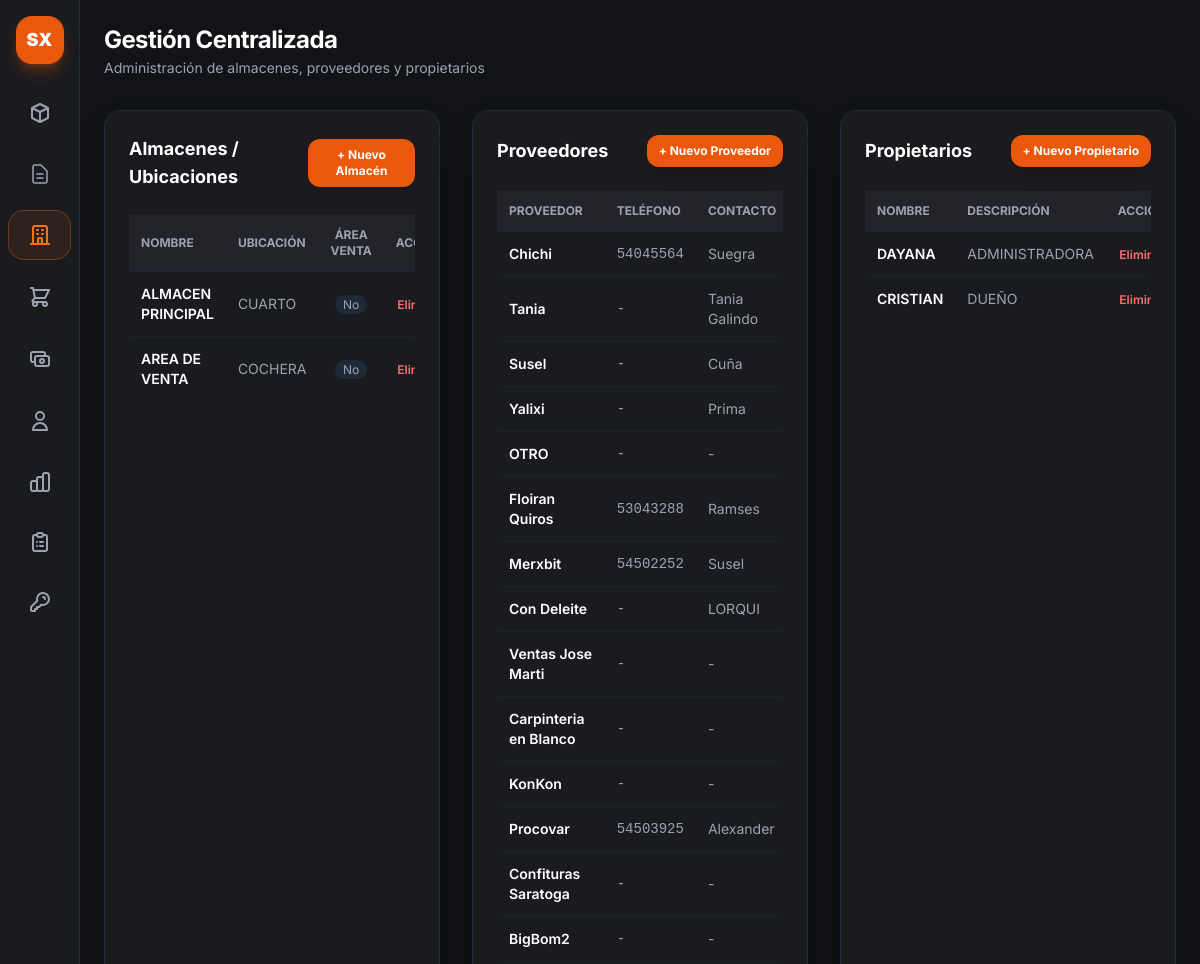
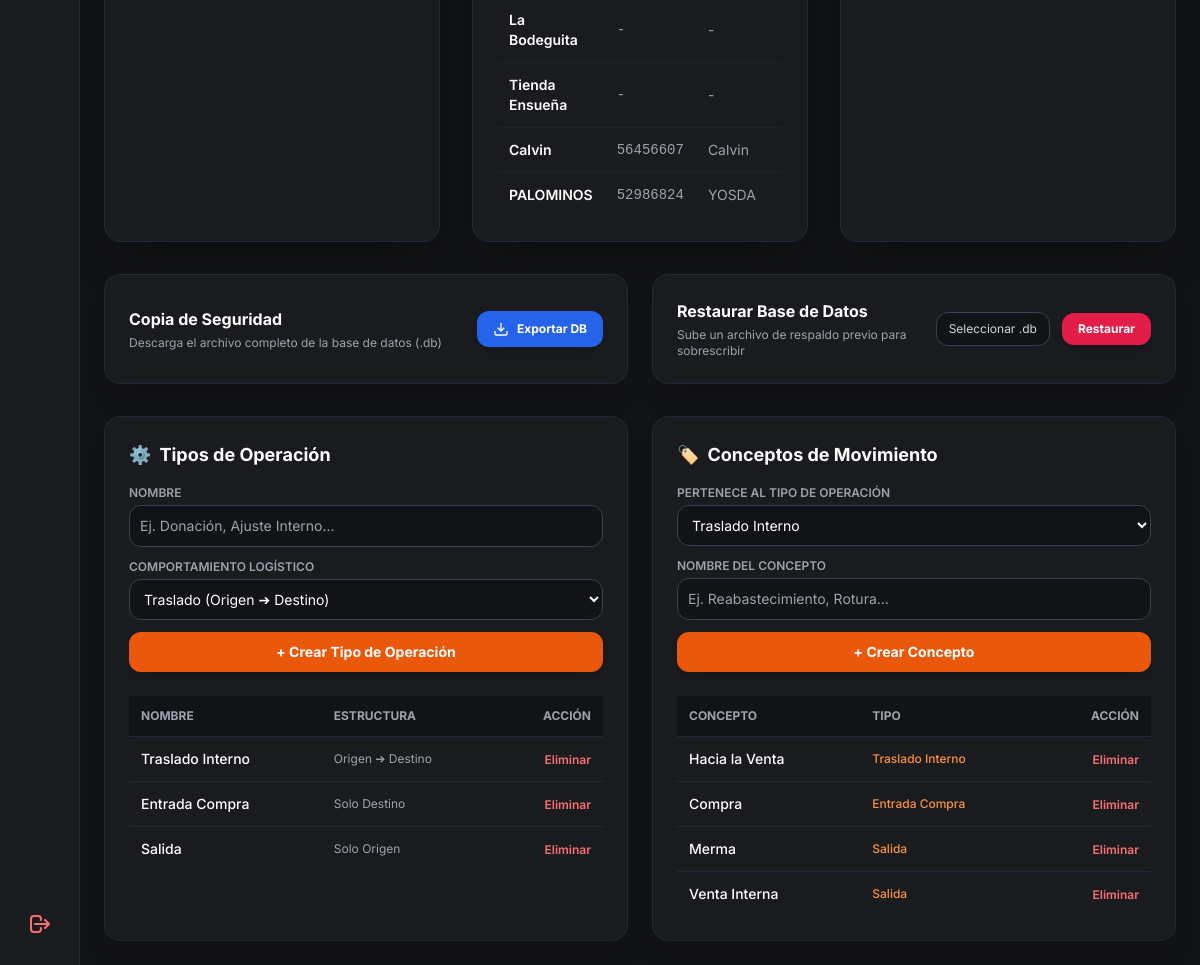
Page /admin/gestion-entidades (signed in) on the earlier database version (2 pictures, top to bottom).
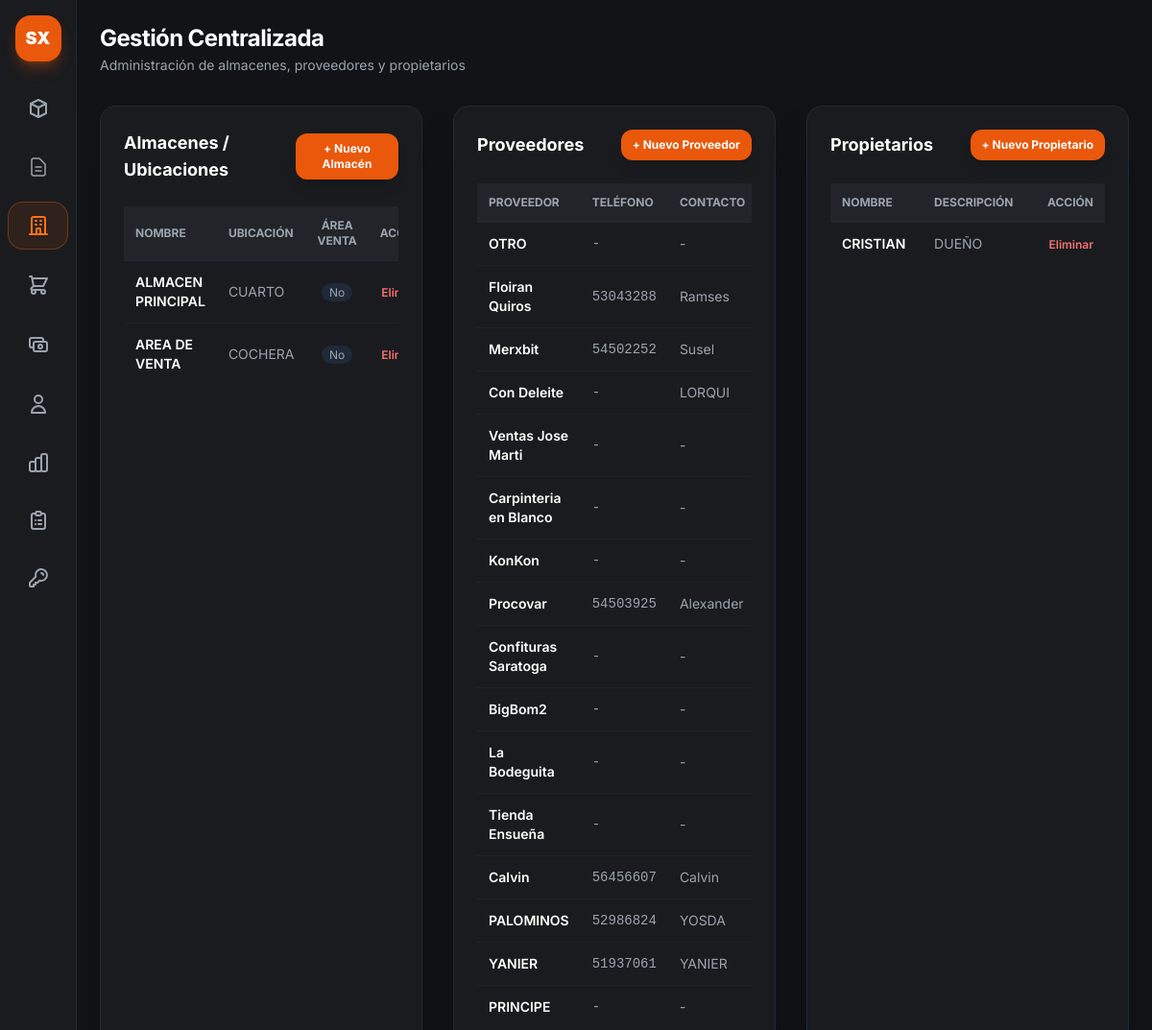
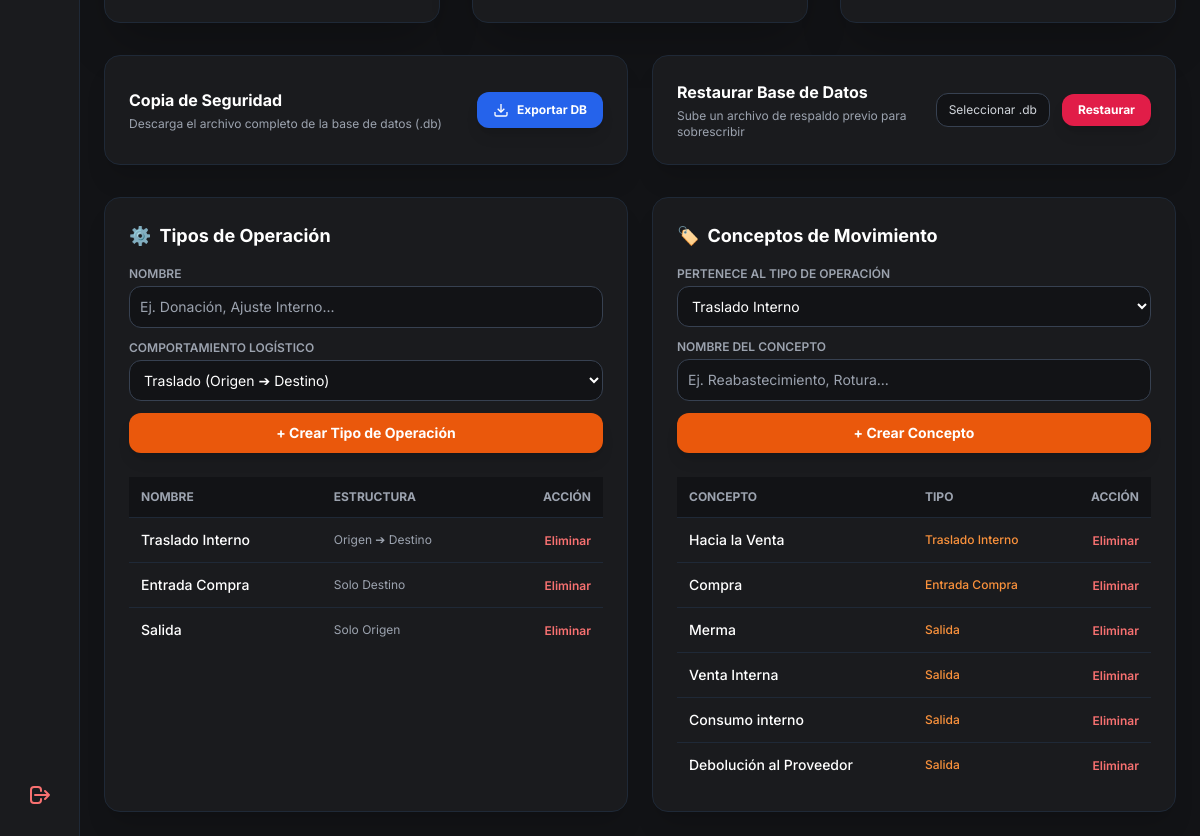
Same page on the later database version (2 pictures, top to bottom).
### app.py (models this page shows)
class Almacen(db.Model):
    __tablename__ = 'almacenes'
    id = db.Column(db.Integer, primary_key=True)
    nombre = db.Column(db.String(100), nullable=False, unique=True)
    ubicacion = db.Column(db.String(150), nullable=True)
    es_area_venta = db.Column(db.Boolean, default=False)
    stocks = db.relationship('StockAlmacen', backref='almacen', cascade="all, delete-orphan", lazy=True)

class Proveedor(db.Model):
    __tablename__ = 'proveedores'
    id = db.Column(db.Integer, primary_key=True)
    nombre = db.Column(db.String(100), nullable=False, unique=True)
    telefono = db.Column(db.String(30), nullable=True)
    contacto = db.Column(db.String(100), nullable=True)

class Propietario(db.Model):
    __tablename__ = 'propietarios'
    id = db.Column(db.Integer, primary_key=True)
    nombre = db.Column(db.String(100), nullable=False, unique=True)
    descripcion = db.Column(db.String(200))
    productos = db.relationship('Producto', backref='propietario', lazy=True)

class TipoOperacion(db.Model):
    __tablename__ = 'tipos_operacion'
    id = db.Column(db.Integer, primary_key=True)
    nombre = db.Column(db.String(50), nullable=False) # Ej: "Traslado Interno", "Entrada de Inventario", "Salida / Ajuste"
    codigo = db.Column(db.String(20), unique=True, nullable=False) # 'traslado', 'entrada', 'salida'
    requiere_origen = db.Column(db.Boolean, default=True)
    requiere_destino = db.Column(db.Boolean, default=True)
    conceptos = db.relationship('ConceptoMovimiento', backref='tipo', cascade='all, delete-orphan', lazy=True)

class ConceptoMovimiento(db.Model):
    __tablename__ = 'conceptos_movimiento'
    id = db.Column(db.Integer, primary_key=True)
    nombre = db.Column(db.String(100), nullable=False)
    tipo_id = db.Column(db.Integer, db.ForeignKey('tipos_operacion.id'), nullable=False)

### app.py (the view)
@app.route('/admin/gestion-entidades', methods=['GET'])
def vista_gestion_entidades():
    if 'user' not in session or session.get('rol') != 'admin':
        return redirect(url_for('login'))
    almacenes = Almacen.query.all()
    proveedores = Proveedor.query.all()
    tipos_operacion = TipoOperacion.query.all()
    conceptos = ConceptoMovimiento.query.all()
    propietarios = Propietario.query.all()
    return render_template(
        'admin_gestion.html',
        almacenes=almacenes,
        proveedores=proveedores,
        tipos_operacion=tipos_operacion,
        conceptos=conceptos,
        propietarios = propietarios
    )

### app.py (called while the page is built)
@app.context_processor
def inject_today():
    return {'hoy': date.today()}

### templates/admin_gestion.html (shortened to what the changed rows need)
{% extends "base.html" %}
{% block content %}
<main class="p-6 space-y-8 flex-1 overflow-y-auto">
    <header class="flex justify-between items-center">
        <div>
            <h1 class="text-2xl font-bold text-white tracking-tight">Gestión Centralizada</h1>
        </div>
    </header>
    <div class="grid grid-cols-1 lg:grid-cols-3 gap-8">
        <section class="bg-[#1a1b1e] border border-gray-800 rounded-2xl p-6 shadow-2xl flex flex-col justify-between">
            <div>
                <div class="flex justify-between items-center mb-6">
                    <h2 class="text-lg font-bold text-white">Almacenes / Ubicaciones</h2>
                </div>
                <div class="overflow-x-auto">
                    <table class="w-full text-left border-collapse text-sm">
                        <thead>
                            <tr class="border-b border-gray-800 text-xs font-semibold text-gray-400 uppercase bg-[#222429]">
                                <th class="p-3">Nombre</th>
                                <th class="p-3">Ubicación</th>
                                <th class="p-3 text-center">Área Venta</th>
                                <th class="p-3 text-right">Acción</th>
                            </tr>
                        </thead>
                        <tbody class="divide-y divide-gray-800/60">
                            {% for a in almacenes %}
                            <tr class="hover:bg-gray-800/30">
                                <td class="p-3 font-semibold text-white">{{ a.nombre }}</td>
                                <td class="p-3 text-gray-400">{{ a.ubicacion if a.ubicacion else '-' }}</td>
                                <td class="p-3 text-center">
                                    {% if a.es_area_venta %}
                                    <span class="px-2 py-0.5 text-xs bg-green-500/10 text-green-400 border border-green-500/20 rounded-full">Sí</span>
                                    {% else %}
                                    <span class="px-2 py-0.5 text-xs bg-gray-800 text-gray-400 rounded-full">No</span>
                                    {% endif %}
                                </td>
                                <td class="p-3 text-right">
                                    <form action="{{ url_for('eliminar_almacen', id=a.id) }}" method="POST"
                                        onsubmit="return confirm('¿Eliminar almacén?');">
                                        <button type="submit" class="text-red-400 hover:text-red-300 text-xs font-semibold">Eliminar</button>
                                    </form>
                                </td>
                            </tr>
                            {% else %}
                            <tr>
                                <td colspan="4" class="p-4 text-center text-gray-500">No hay almacenes creados.</td>
                            </tr>
                            {% endfor %}
                        </tbody>
                    </table>
                </div>
            </div>
        </section>
        <section class="bg-[#1a1b1e] border border-gray-800 rounded-2xl p-6 shadow-2xl flex flex-col justify-between">
            <div>
                <div class="flex justify-between items-center mb-6">
                    <h2 class="text-lg font-bold text-white">Proveedores</h2>
                </div>
                <div class="overflow-x-auto">
                    <table class="w-full text-left border-collapse text-sm">
                        <thead>
                            <tr class="border-b border-gray-800 text-xs font-semibold text-gray-400 uppercase bg-[#222429]">
                                <th class="p-3">Proveedor</th>
                                <th class="p-3">Teléfono</th>
                                <th class="p-3">Contacto</th>
                            </tr>
                        </thead>
                        <tbody class="divide-y divide-gray-800/60">
                            {% for p in proveedores %}
                            <tr class="hover:bg-gray-800/30">
                                <td class="p-3 font-semibold text-white">{{ p.nombre }}</td>
                                <td class="p-3 text-gray-400 font-mono">{{ p.telefono if p.telefono else '-' }}</td>
                                <td class="p-3 text-gray-400">{{ p.contacto if p.contacto else '-' }}</td>
                            </tr>
                            {% else %}
                            <tr>
                                <td colspan="4" class="p-4 text-center text-gray-500">No hay proveedores creados.</td>
                            </tr>
                            {% endfor %}
                        </tbody>
                    </table>
                </div>
            </div>
        </section>
        <section class="bg-[#1a1b1e] border border-gray-800 rounded-2xl p-6 shadow-2xl flex flex-col justify-between">
            <div>
                <div class="flex justify-between items-center mb-6">
                    <h2 class="text-lg font-bold text-white">Propietarios</h2>
                </div>
                <div class="overflow-x-auto">
                    <table class="w-full text-left border-collapse text-sm">
                        <thead>
                            <tr class="border-b border-gray-800 text-xs font-semibold text-gray-400 uppercase bg-[#222429]">
                                <th class="p-3">Nombre</th>
                                <th class="p-3">Descripción</th>
                                <th class="p-3 text-right">Acción</th>
                            </tr>
                        </thead>
                        <tbody class="divide-y divide-gray-800/60">
                            {% for prop in propietarios %}
                            <tr class="hover:bg-gray-800/30">
                                <td class="p-3 font-semibold text-white">{{ prop.nombre }}</td>
                                <td class="p-3 text-gray-400">{{ prop.descripcion if prop.descripcion else '-' }}</td>
                                <td class="p-3 text-right">
                                    <form action="{{ url_for('eliminar_propietario', id=prop.id) }}" method="POST"
                                        onsubmit="return confirm('¿Eliminar propietario?');">
                                        <button type="submit" class="text-red-400 hover:text-red-300 text-xs font-semibold">Eliminar</button>
                                    </form>
                                </td>
                            </tr>
                            {% else %}
                            <tr>
                                <td colspan="3" class="p-4 text-center text-gray-500">No hay propietarios registrados.</td>
                            </tr>
                            {% endfor %}
                        </tbody>
                    </table>
                </div>
            </div>
        </section>
    </div>
    <div class="grid grid-cols-1 lg:grid-cols-2 gap-6">
        <div class="bg-[#1a1b1e] border border-gray-800 rounded-2xl p-6 shadow-xl">
            <h2 class="text-lg font-bold text-white mb-4 flex items-center gap-2">
                <span>⚙️</span> Tipos de Operación
            </h2>
            <div class="overflow-x-auto">
                <table class="w-full text-left text-sm text-gray-300">
                    <thead class="text-xs uppercase bg-[#121316] text-gray-400 border-b border-gray-800">
                        <tr>
                            <th class="p-3">Nombre</th>
                            <th class="p-3">Estructura</th>
                            <th class="p-3 text-right">Acción</th>
                        </tr>
                    </thead>
                    <tbody class="divide-y divide-gray-800">
                        {% for t in tipos_operacion %}
                        <tr class="hover:bg-gray-800/40">
                            <td class="p-3 font-medium text-white">{{ t.nombre }}</td>
                            <td class="p-3 text-xs text-gray-400">
                                {% if t.requiere_origen and t.requiere_destino %} Origen ➔ Destino
                                {% elif t.requiere_destino %} Solo Destino
                                {% else %} Solo Origen {% endif %}
                            </td>
                            <td class="p-3 text-right">
                                <form action="{{ url_for('eliminar_tipo_operacion', id=t.id) }}" method="POST" class="inline"
                                    onsubmit="return confirm('¿Eliminar tipo de operación?');">
                                    <button type="submit" class="text-red-400 hover:text-red-300 font-semibold text-xs">Eliminar</button>
                                </form>
                            </td>
                        </tr>
                        {% endfor %}
                    </tbody>
                </table>
            </div>
        </div>
        <div class="bg-[#1a1b1e] border border-gray-800 rounded-2xl p-6 shadow-xl">
            <h2 class="text-lg font-bold text-white mb-4 flex items-center gap-2">
                <span>🏷️</span> Conceptos de Movimiento
            </h2>
            <div class="overflow-x-auto">
                <table class="w-full text-left text-sm text-gray-300">
                    <thead class="text-xs uppercase bg-[#121316] text-gray-400 border-b border-gray-800">
                        <tr>
                            <th class="p-3">Concepto</th>
                            <th class="p-3">Tipo</th>
                            <th class="p-3 text-right">Acción</th>
                        </tr>
                    </thead>
                    <tbody class="divide-y divide-gray-800">
                        {% for c in conceptos %}
                        <tr class="hover:bg-gray-800/40">
                            <td class="p-3 font-medium text-white">{{ c.nombre }}</td>
                            <td class="p-3 text-xs text-orange-400 font-medium">{{ c.tipo.nombre }}</td>
                            <td class="p-3 text-right">
                                <form action="{{ url_for('eliminar_concepto', id=c.id) }}" method="POST" class="inline"
                                    onsubmit="return confirm('¿Eliminar concepto?');">
                                    <button type="submit" class="text-red-400 hover:text-red-300 font-semibold text-xs">Eliminar</button>
                                </form>
                            </td>
                        </tr>
                        {% endfor %}
                    </tbody>
                </table>
            </div>
        </div>
    </div>
</main>
{% endblock %}

Differences in the rows shown:
removed Proveedor: nombre "Chichi", telefono "54045564", contacto "Suegra"
removed Proveedor: nombre "Tania", telefono "-", contacto "Tania Galindo"
removed Proveedor: nombre "Susel", telefono "-", contacto "Cuña"
removed Proveedor: nombre "Yalixi", telefono "-", contacto "Prima"
removed Propietario: nombre "DAYANA", descripcion "ADMINISTRADORA"
added Proveedor: nombre "YANIER", telefono "51937061", contacto "YANIER"
added Proveedor: nombre "PRINCIPE", telefono "-", contacto "-"
added ConceptoMovimiento: nombre "Consumo interno", tipo.nombre "Salida"
added ConceptoMovimiento: nombre "Debolución al Proveedor", tipo.nombre "Salida"
